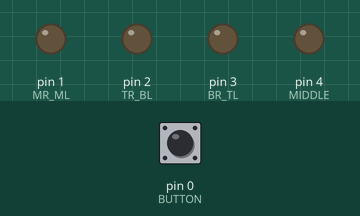
Simulated run of this sketch. Board: Arduino Uno, built with avr-gcc and run on an emulated ATmega328P. Parts: output pins drawn as LEDs (lit = HIGH). Dashed ring = blinking. The inputs (shaded band) are chosen by the test bench; at power-on: pin 0 (BUTTON) HIGH. Random numbers use the default seed unless the sketch sets one.

Above: at 1.2 s.
1.3 s: pin 0 (BUTTON) pulled LOW for 0.15 s
At 3.4 s:
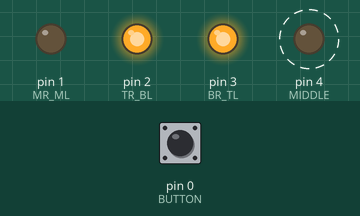
4.3 s: pin 0 (BUTTON) pulled LOW for 1 s
At 7.2 s:
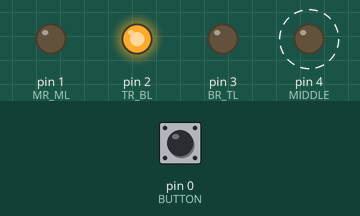
7.3 s: pin 0 (BUTTON) pulled LOW for 3.2 s
At 10.9 s:
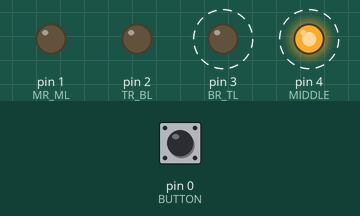
12.0 s: pin 0 (BUTTON) pulled LOW for 1 s
At 15.7 s:
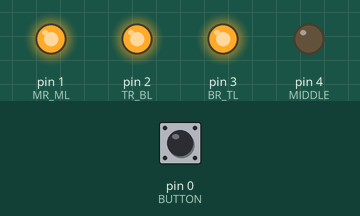
16.0 s: pin 0 (BUTTON) pulled LOW for 3.2 s
At 18.6 s:
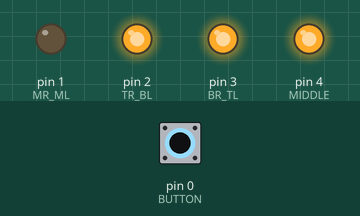
Timing chart, 0 to 21.7 s (numbered marks = the images above; inputs shaded):
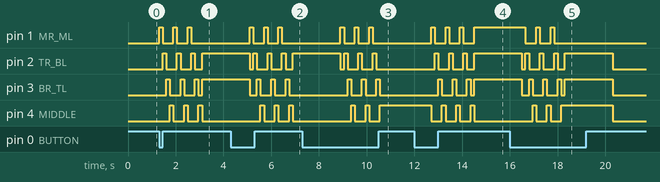

The sketch:

Dice.ino
```cpp
//LED & Button Pins
#define MIDDLE 4
#define MR_ML  1
#define TR_BL  2
#define BR_TL  3
#define BUTTON 0

#define numberDuration 2000
#define rollAnimationLength 3
#define rollAnimationPause 150

boolean seeded = false;

void rollAnimation() {
  const int ledPins[] = {MR_ML, TR_BL, BR_TL, MIDDLE};
  for (int x = 0; x < rollAnimationLength; x++) {
    for (int y = 0; y < 4; y++) {
      digitalWrite(ledPins[y], HIGH);
      delay(rollAnimationPause);
      digitalWrite(ledPins[y], LOW);
    }
  }
}

void togglePins(int middle, int mr_ml, int tr_bl, int br_tl) {
  digitalWrite(MIDDLE, middle);
  digitalWrite(MR_ML,  mr_ml);
  digitalWrite(TR_BL,  tr_bl);
  digitalWrite(BR_TL,  br_tl);
  delay(numberDuration);
  digitalWrite(MIDDLE, 0);
  digitalWrite(MR_ML,  0);
  digitalWrite(TR_BL,  0);
  digitalWrite(BR_TL,  0);
}

void showNumber() {
  const int number = random(1, 7);
  switch (number) {
    case 1:
      togglePins(HIGH, LOW, LOW, LOW);
      break;
    case 2:
      togglePins(LOW, LOW, HIGH, LOW);
      break;
    case 3:
      togglePins(HIGH, LOW, HIGH, LOW);
      break;
    case 4:
      togglePins(LOW, LOW, HIGH, HIGH);
      break;
    case 5:
      togglePins(HIGH, LOW, HIGH, HIGH);
      break;
    case 6:
      togglePins(LOW, HIGH, HIGH, HIGH);
  }
}

void rollDice() {
  if (!seeded) {
    randomSeed(millis());
    seeded = true;
  }

  rollAnimation();
  showNumber();
}

void setup() {
  pinMode(MIDDLE, OUTPUT);
  pinMode(MR_ML, OUTPUT);
  pinMode(TR_BL, OUTPUT);
  pinMode(BR_TL, OUTPUT);

  pinMode (BUTTON, INPUT_PULLUP);
}

void loop() {
  if (digitalRead(BUTTON) == LOW) {
    rollDice();
  }
}
```

Measured:
- after the input at 1.3 s, pin 1 (MR_ML): alternates HIGH for 0.15 s and LOW for 0.45 s, 6 changes in all, then stays LOW, starting at once; pin 2 (TR_BL): LOW → HIGH after 0.15 s, then repeats every 0.60 s: LOW 0.45 s, HIGH 0.15 s
- after the input at 4.3 s, pin 1 (MR_ML): alternates HIGH for 0.15 s and LOW for 0.45 s, starting after 0.80 s; pin 4 (MIDDLE): alternates HIGH for 0.15 s and LOW for 0.45 s, starting after 1.3 s
- after the input at 7.3 s, pin 1 (MR_ML): alternates HIGH for 0.15 s and LOW for 0.45 s, 6 changes in all, then stays LOW, starting after 1.6 s; pin 3 (BR_TL): alternates HIGH for 0.15 s and LOW for 0.45 s, 6 changes in all, then stays LOW, starting after 1.9 s
- after the input at 12.0 s, pin 1 (MR_ML): alternates HIGH for 0.15 s and LOW for 0.45 s, 7 changes in all, then stays HIGH, starting after 0.70 s; pin 2 (TR_BL): LOW → HIGH after 0.85 s, then repeats every 0.60 s: LOW 0.45 s, HIGH 0.15 s; pin 3 (BR_TL): LOW → HIGH after 1.0 s, then repeats every 0.60 s: LOW 0.45 s, HIGH 0.15 s
- after the input at 16.0 s, pin 4 (MIDDLE): goes HIGH 0.15 s, LOW 0.45 s, HIGH 0.15 s, LOW 0.45 s, HIGH 2.2 s, then LOW, starting after 0.95 s
